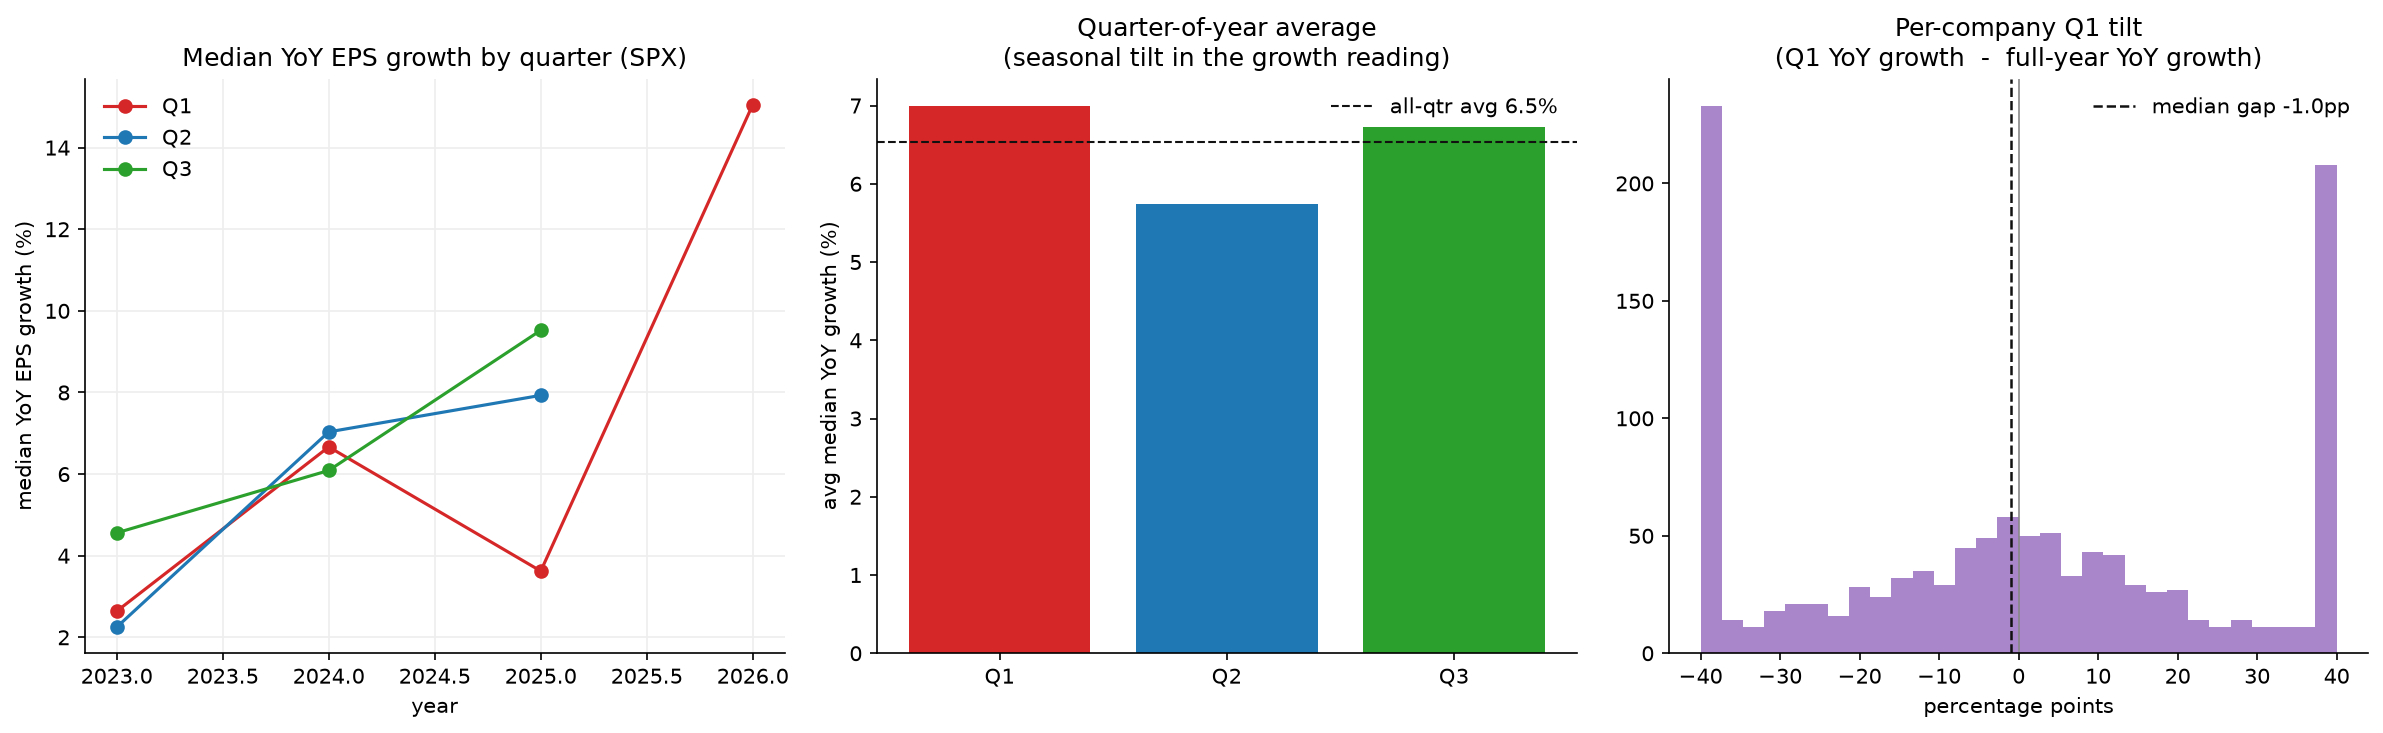

Python code for this plot:
#!/usr/bin/env python3
"""
Figure 5 by sector + seasonality diagnostic for the Q1 (Dec->March) EPS-growth
metric used in the YTD chart.

The Fig-5 x-axis is Q1'26 diluted-EPS YoY (vs Q1'25). YoY already differences
out *calendar* seasonality (Q1 vs Q1). The remaining question: does Q1's YoY
growth systematically over/under-state the full-year growth trend (a "Q1 tilt")?
We test it two ways with history, quantify it, and if material, rebuild Fig 5
with a de-seasonalized (annual-equivalent) EPS-growth axis.

  Part 1  cross-sectional median YoY EPS growth by calendar quarter, 2023-2026,
          then the quarter-of-year effect (Q1 vs Q2 vs Q3).
  Part 2  per-company gap  (Q1 YoY growth  -  same-year FY YoY growth), 2023-25,
          overall and by sector -> the systematic Q1 tilt.
  Output  spx_fig5_sector.png            (raw, by sector)
          spx_fig5_seasonality.png       (the diagnostic)
          spx_fig5_sector_deseason.png   (de-seasonalized, by sector)

Requires DATABENTO_API_KEY (for the cached price series). SEC EDGAR is free.
"""
import os
import numpy as np
import pandas as pd
import matplotlib
matplotlib.use("Agg")
import matplotlib.pyplot as plt

from scipy.stats import spearmanr
import spx_earnings_vs_price as base
import spx_earnings_price_suite as suite

HERE = os.path.dirname(os.path.abspath(__file__))


def eps_yoy_map(cur, prv):
    """Per-cik YoY EPS growth (%), positive base only."""
    out = {}
    for cik, a in cur.items():
        b = prv.get(cik)
        if b is not None and b > 0:
            out[cik] = (a - b) / abs(b) * 100.0
    return out


def median_spx(growth, ciks):
    vals = [growth[c] for c in ciks if c in growth]
    return np.median(vals) if vals else np.nan


def main():
    con = base.constituents()
    ciks = set(con["cik"])

    # ---- price series (cached) for YTD price return ----
    prices = base.dedupe_primary(base.pull_prices(con["dbsym"].tolist()))
    n_days = prices["date"].nunique()
    series = {s: suite.clean_series(g, n_days) for s, g in prices.groupby("symbol")}
    dmax = prices["date"].max()
    con["px_ytd"] = con["dbsym"].map(
        {s: suite.wret(v, "2025-12-31", dmax) for s, v in series.items()})

    # ---- fetch EPS frames ----
    Q = {}
    for q in ("Q1", "Q2", "Q3"):
        for y in range(2021, 2027):
            per = f"CY{y}{q}"
            if q == "Q1" and y <= 2026 or q in ("Q2", "Q3") and y <= 2025:
                try:
                    Q[per] = base.edgar_eps(per)
                except Exception:
                    Q[per] = {}
    FY = {y: base.edgar_eps(f"CY{y}") for y in range(2021, 2026)}

    # ---- Part 1: cross-sectional median YoY growth by calendar quarter ----
    rows = []
    for q in ("Q1", "Q2", "Q3"):
        for y in range(2023, 2027):
            cur, prv = Q.get(f"CY{y}{q}"), Q.get(f"CY{y-1}{q}")
            if cur and prv:
                rows.append({"quarter": q, "year": y,
                             "med_yoy": median_spx(eps_yoy_map(cur, prv), ciks)})
    ts = pd.DataFrame(rows).dropna()
    qeff = ts.groupby("quarter")["med_yoy"].mean()
    print("Cross-sectional median YoY EPS growth by quarter (SPX), 2023-2026:")
    print(ts.pivot(index="year", columns="quarter", values="med_yoy").round(1).to_string())
    print("\nQuarter-of-year averages (pp):")
    print(qeff.round(2).to_string())
    q1_tilt_agg = qeff.get("Q1", np.nan) - ts[ts.quarter != "Q1"]["med_yoy"].mean()
    print(f"Q1 vs (Q2,Q3) average tilt: {q1_tilt_agg:+.2f}pp")

    # ---- Part 2: per-company Q1-minus-FY gap ----
    gaps = []
    for y in (2023, 2024, 2025):
        q1 = eps_yoy_map(Q[f"CY{y}Q1"], Q[f"CY{y-1}Q1"])
        fy = {}
        for cik, a in FY[y].items():
            b = FY[y-1].get(cik)
            if b is not None and b > 0:
                fy[cik] = (a - b) / abs(b) * 100.0
        for cik in ciks:
            if cik in q1 and cik in fy:
                gaps.append({"cik": cik, "year": y,
                             "gap": q1[cik] - fy[cik]})
    gdf = pd.DataFrame(gaps)
    gap_mean, gap_med = gdf["gap"].mean(), gdf["gap"].median()
    print(f"\nPer-company Q1-YoY minus FY-YoY gap: n={len(gdf)}, "
          f"mean={gap_mean:+.2f}pp, median={gap_med:+.2f}pp")
    # per-sector median gap (for a sector-aware adjustment)
    cik2sec = dict(zip(con["cik"], con["sector"]))
    gdf["sector"] = gdf["cik"].map(cik2sec)
    sec_gap = gdf.groupby("sector")["gap"].median()
    print("Per-sector median Q1 tilt (pp):")
    print(sec_gap.round(1).to_string())

    # ---- current-year metrics ----
    q1_26 = eps_yoy_map(Q["CY2026Q1"], Q["CY2025Q1"])
    con["eps_q"] = con["cik"].map(q1_26)
    con["eps_q_deseason"] = con.apply(
        lambda r: r["eps_q"] - sec_gap.get(r["sector"], gap_med)
        if pd.notna(r["eps_q"]) else np.nan, axis=1)

    sectors = sorted(con["sector"].unique())
    suite.SECTOR_COLORS.update(
        {s: ["#1f77b4", "#ff7f0e", "#2ca02c", "#d62728", "#9467bd", "#8c564b",
             "#e377c2", "#7f7f7f", "#bcbd22", "#17becf", "#393b79"][i % 11]
         for i, s in enumerate(sectors)})

    # ---- Fig 5 by sector (raw) ----
    def facet(xcol, fname, xlabel, title):
        d = con.dropna(subset=[xcol, "px_ytd"])
        fig, axes = plt.subplots(3, 4, figsize=(16, 11), sharex=True, sharey=True)
        for ax, s in zip(axes.flat, sectors):
            sub = d[d["sector"] == s]
            rr = sub[xcol].corr(sub["px_ytd"]) if len(sub) > 3 else np.nan
            rho = spearmanr(sub[xcol], sub["px_ytd"])[0] if len(sub) > 3 else np.nan
            ax.scatter(sub[xcol].clip(-80, 150), sub["px_ytd"].clip(-80, 150),
                       s=22, alpha=0.8, color=suite.SECTOR_COLORS[s],
                       edgecolor="white", linewidth=0.3)
            if len(sub) > 3:
                b, a = np.polyfit(sub[xcol].clip(-80, 150), sub["px_ytd"].clip(-80, 150), 1)
                ax.plot([-80, 150], [a - 80 * b, a + 150 * b], "--", color="#111", lw=1)
            ax.axhline(0, color="#bbb", lw=0.6); ax.axvline(0, color="#bbb", lw=0.6)
            ax.set_title(f"{s}  (n={len(sub)}, r={rr:.2f}, ρ={rho:.2f})", fontsize=9.5)
            ax.set_xlim(-80, 150); ax.set_ylim(-80, 150)
            ax.grid(True, color="#eee", lw=0.5); ax.set_axisbelow(True)
            for sp in ["top", "right"]: ax.spines[sp].set_visible(False)
        for ax in axes.flat[len(sectors):]:
            ax.axis("off")
        fig.suptitle(title, fontsize=15, y=0.995)
        fig.supxlabel(xlabel, fontsize=11)
        fig.supylabel("YTD-2026 price return (Dec 31 -> now, %)", fontsize=11)
        fig.tight_layout()
        fig.savefig(f"{HERE}/{fname}", dpi=150, bbox_inches="tight")
        return d[xcol].corr(d["px_ytd"])

    r_raw = facet("eps_q", "spx_fig5_sector.png",
                  "YTD-2026 EPS growth (Q1'26 vs Q1'25, %)",
                  "Fig 5 by sector: YTD EPS growth vs YTD price return")
    r_des = facet("eps_q_deseason", "spx_fig5_sector_deseason.png",
                  "de-seasonalized YTD EPS growth (Q1 tilt removed, %)",
                  "Fig 5 by sector, DE-SEASONALIZED: YTD EPS growth vs YTD price return")
    print(f"\nOverall r (YTD price vs EPS growth):  raw={r_raw:.3f}  deseason={r_des:.3f}")

    # ---- seasonality diagnostic figure ----
    fig, (ax1, ax2, ax3) = plt.subplots(1, 3, figsize=(16, 5))
    cmap = {"Q1": "#d62728", "Q2": "#1f77b4", "Q3": "#2ca02c"}
    for q in ("Q1", "Q2", "Q3"):
        sub = ts[ts.quarter == q]
        ax1.plot(sub["year"], sub["med_yoy"], "o-", color=cmap[q], label=q)
    ax1.set_title("Median YoY EPS growth by quarter (SPX)")
    ax1.set_xlabel("year"); ax1.set_ylabel("median YoY EPS growth (%)")
    ax1.legend(frameon=False); ax1.grid(True, color="#eee")
    for sp in ["top", "right"]: ax1.spines[sp].set_visible(False)

    ax2.bar(qeff.index, qeff.values, color=[cmap[q] for q in qeff.index])
    ax2.axhline(ts["med_yoy"].mean(), color="#111", ls="--", lw=1,
                label=f"all-qtr avg {ts['med_yoy'].mean():.1f}%")
    ax2.set_title("Quarter-of-year average\n(seasonal tilt in the growth reading)")
    ax2.set_ylabel("avg median YoY growth (%)"); ax2.legend(frameon=False)
    for sp in ["top", "right"]: ax2.spines[sp].set_visible(False)

    ax3.hist(gdf["gap"].clip(-40, 40), bins=30, color="#9467bd", alpha=0.8)
    ax3.axvline(gap_med, color="#111", ls="--", lw=1.2,
                label=f"median gap {gap_med:+.1f}pp")
    ax3.axvline(0, color="#888", lw=0.8)
    ax3.set_title("Per-company Q1 tilt\n(Q1 YoY growth  -  full-year YoY growth)")
    ax3.set_xlabel("percentage points"); ax3.legend(frameon=False)
    for sp in ["top", "right"]: ax3.spines[sp].set_visible(False)
    fig.tight_layout()
    fig.savefig(f"{HERE}/spx_fig5_seasonality.png", dpi=150, bbox_inches="tight")
    print("Saved 3 figures.")


if __name__ == "__main__":
    main()
